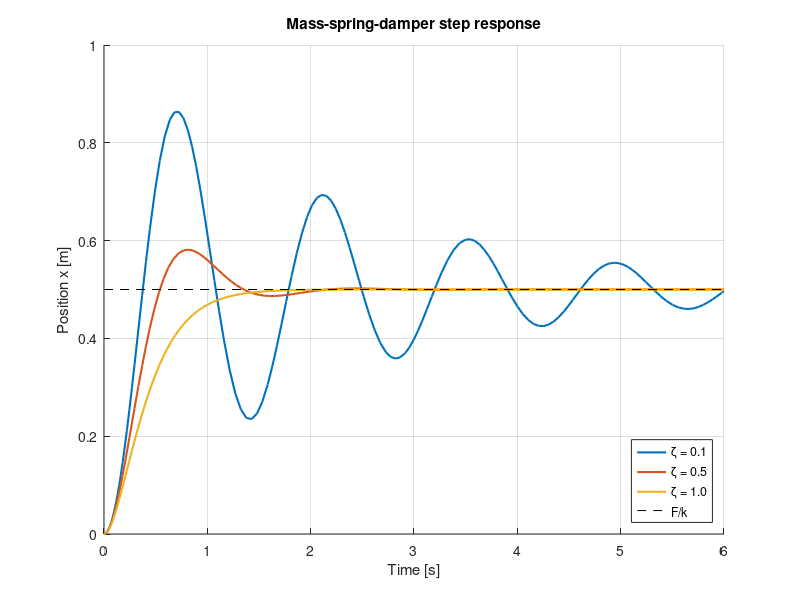

MATLAB code for this plot:
% Mass-spring-damper: step response for three damping values
%
%   m*x'' + c*x' + k*x = F
%
% State vector: s = [x; v]

m = 1.0;          % mass [kg]
k = 20;           % spring stiffness [N/m]
F = 10;           % step force [N]
t_end = 6;        % simulation time [s]

zetas = [0.1, 0.5, 1.0];          % damping ratios to compare
wn = sqrt(k / m);                 % natural frequency [rad/s]
fprintf('Natural frequency: %.2f rad/s (%.2f Hz)\n', wn, wn / (2*pi));
fprintf('Static deflection F/k: %.3f m\n', F / k);

figure;
hold on;
for i = 1:length(zetas)
    c = 2 * zetas(i) * sqrt(k * m);          % damping coefficient [N*s/m]
    rhs = @(t, s) [s(2); (F - c*s(2) - k*s(1)) / m];
    [t, s] = ode45(rhs, [0 t_end], [0; 0]);
    plot(t, s(:, 1), 'LineWidth', 1.5);

    overshoot = (max(s(:, 1)) - F/k) / (F/k) * 100;
    fprintf('zeta = %.1f  ->  c = %.2f N*s/m, overshoot = %.1f %%\n', ...
            zetas(i), c, max(overshoot, 0));
end
plot([0 t_end], [F/k F/k], 'k--');
hold off;
grid on;
xlabel('Time [s]');
ylabel('Position x [m]');
title('Mass-spring-damper step response');
legend('\zeta = 0.1', '\zeta = 0.5', '\zeta = 1.0', 'F/k', 'Location', 'southeast');
